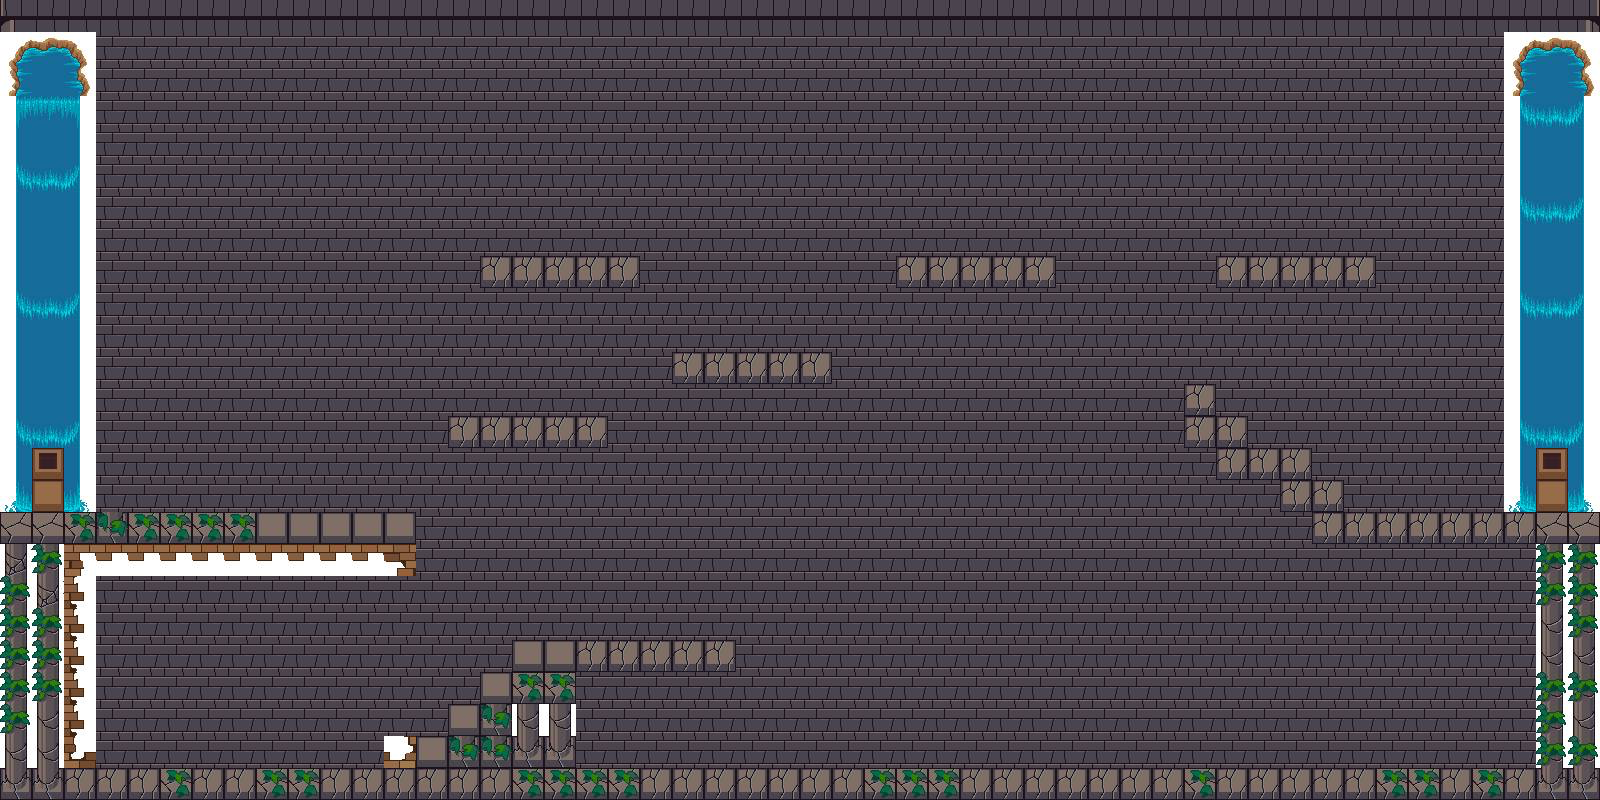

This game map was drawn from its Tiled (.tmx) file and the tilesets committed beside it. A one-line description and the trimmed map source follow:
An orthogonal 50x25 tile map with 32x32 px tiles, 6 tile layers (wall background, pillared background, water, stairs, ...), 2 tilesets and 17 objects.

<map version="1.0" orientation="orthogonal" renderorder="right-down" width="50" height="25" tilewidth="32" tileheight="32" nextobjectid="1">
 <tileset firstgid="1" name="base_out_atlas" tilewidth="32" tileheight="32" margin="2" tilecount="961">
  <image source="base_out_atlas.png" width="1024" height="1024" />
 </tileset>
 <tileset firstgid="962" name="terrain_atlas" tilewidth="32" tileheight="32" tilecount="1024">
  <image source="terrain_atlas.png" width="1024" height="1024" />
  <tile id="404">
   <objectgroup draworder="index">
    <object id="0" x="6" y="2">
     <polyline points="0,0 23,12 23,29 0,30 -1,0" />
    </object>
   </objectgroup>
  </tile>
  <tile id="407">
   <objectgroup draworder="index">
    <object id="0" x="18" y="7">
     <polyline points="0,0 83,3" />
    </object>
   </objectgroup>
  </tile>
  <tile id="436">
   <objectgroup draworder="index">
    <object id="0" x="3" y="3">
     <polyline points="0,0 25,-3 25,27 3,27 3,-2" />
    </object>
   </objectgroup>
  </tile>
  <tile id="439">
   <objectgroup draworder="index" />
  </tile>
  <tile id="465">
   <objectgroup draworder="index">
    <object id="0" x="5" y="0">
     <polyline points="0,0 21,0 22,30 1,30 1,-3" />
    </object>
   </objectgroup>
  </tile>
  <tile id="466">
   <objectgroup draworder="index">
    <object id="0" x="1" y="-1">
     <polyline points="0,0 33,-2 32,32 1,34 0,2" />
    </object>
   </objectgroup>
  </tile>
  <tile id="467">
   <objectgroup draworder="index">
    <object id="0" x="2" y="2">
     <polyline points="0,0 30,-1 30,28 0,29 -1,0" />
    </object>
   </objectgroup>
  </tile>
  <tile id="468">
   <objectgroup draworder="index">
    <object id="0" x="2" y="-1">
     <polyline points="0,0 29,0 29,34 -2,33 0,1" />
    </object>
   </objectgroup>
  </tile>
  <tile id="471">
   <objectgroup draworder="index" />
  </tile>
  <tile id="498">
   <objectgroup draworder="index">
    <object id="0" x="1" y="1">
     <polyline points="0,0 31,-1 32,32 -1,32 -1,2" />
    </object>
   </objectgroup>
  </tile>
  <tile id="499">
   <objectgroup draworder="index">
    <object id="0" x="7" y="6">
     <polyline points="0,0 22,9 21,23 1,24 0,1" />
    </object>
   </objectgroup>
  </tile>
  <tile id="500">
   <objectgroup draworder="index">
    <object id="0" x="2" y="0">
     <polyline points="0,0 31,-2 31,31 0,31 0,2" />
    </object>
   </objectgroup>
  </tile>
  <tile id="503">
   <objectgroup draworder="index" />
  </tile>
  <tile id="531">
   <objectgroup draworder="index">
    <object id="0" x="28" y="3">
     <polyline points="0,0 0,28 -22,28 -22,-1 1,-2" />
    </object>
   </objectgroup>
  </tile>
  <tile id="532">
   <objectgroup draworder="index">
    <object id="0" x="5" y="3">
     <polyline points="0,0 0,30 22,30 23,-2 0,-2" />
    </object>
   </objectgroup>
  </tile>
  <tile id="563">
   <objectgroup draworder="index">
    <object id="0" x="4" y="2">
     <polyline points="0,0 28,-4 29,29 -3,29 -2,-2" />
    </object>
   </objectgroup>
  </tile>
  <tile id="564">
   <objectgroup draworder="index">
    <object id="0" x="6" y="0">
     <polyline points="0,0 -1,25 13,28 21,21 22,0 0,0" />
    </object>
   </objectgroup>
  </tile>
  <tile id="685">
   <objectgroup draworder="index">
    <object id="0" x="2" y="2">
     <polyline points="0,0 29,-1 30,29" />
    </object>
    <object id="0" x="2" y="5">
     <polyline points="0,0 -1,25" />
    </object>
   </objectgroup>
  </tile>
  <tile id="717">
   <objectgroup draworder="index">
    <object id="0" x="2" y="1">
     <polyline points="0,0 29,-1 30,27 1,28 1,4" />
    </object>
   </objectgroup>
  </tile>
 </tileset>
 <layer name="wall background" width="50" height="25">
  <data>[1250 cells, 1250 non-empty, 1 distinct tile ids]</data>
 </layer>
 <layer name="pillared background" width="50" height="25">
  <data>[1250 cells, 168 non-empty, 13 distinct tile ids]</data>
 </layer>
 <layer name="water" width="50" height="25">
  <data>[1250 cells, 90 non-empty, 18 distinct tile ids]</data>
 </layer>
 <layer name="stairs" width="50" height="25">
  <data>[1250 cells, 68 non-empty, 8 distinct tile ids]</data>
 </layer>
 <layer name="background objects" width="50" height="25">
  <data>[1250 cells, 4 non-empty, 2 distinct tile ids]</data>
 </layer>
 <layer name="background aesthetics" width="50" height="25">
  <data>[1250 cells, 77 non-empty, 7 distinct tile ids]</data>
 </layer>
</map>